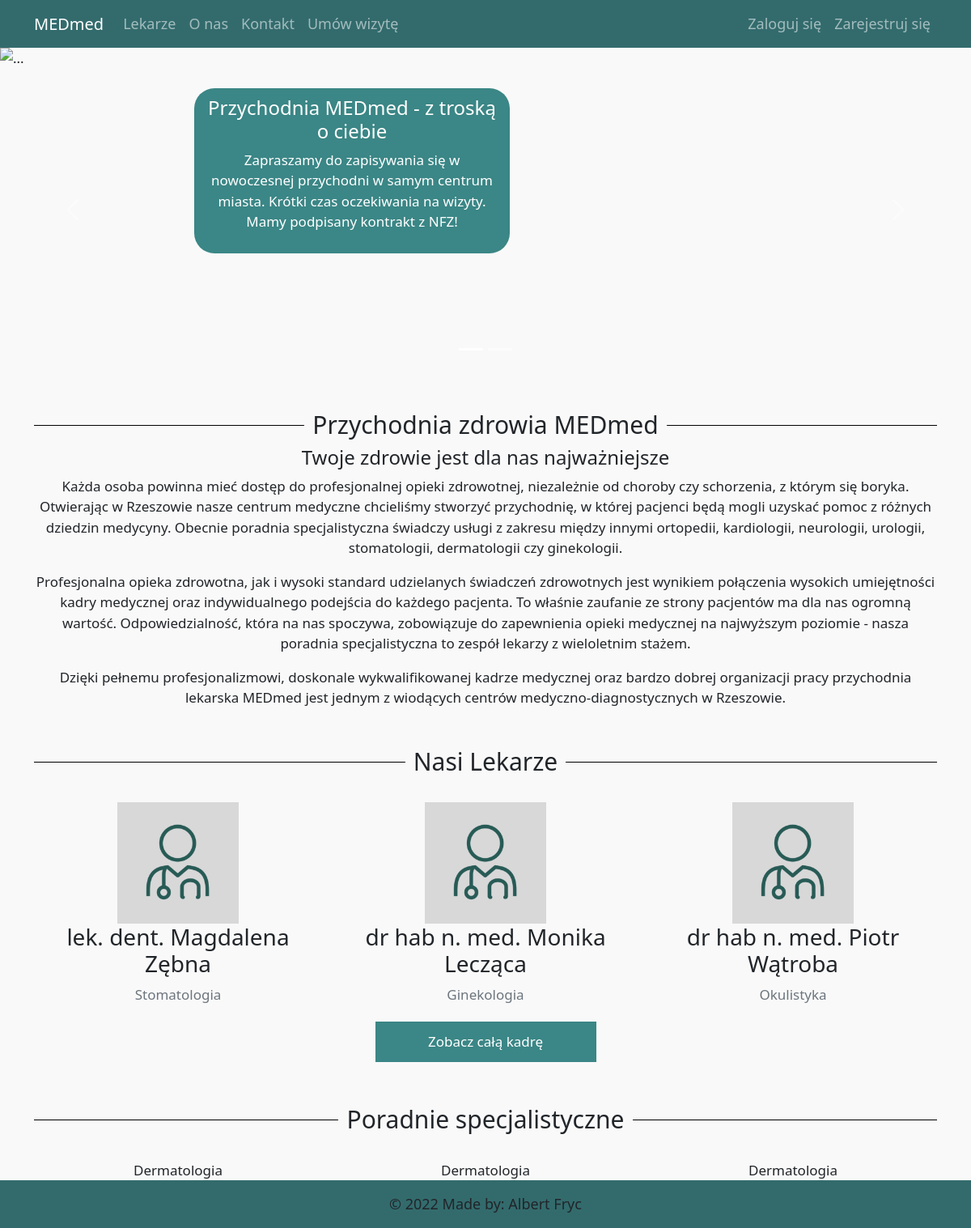
Before: / with the older database file.
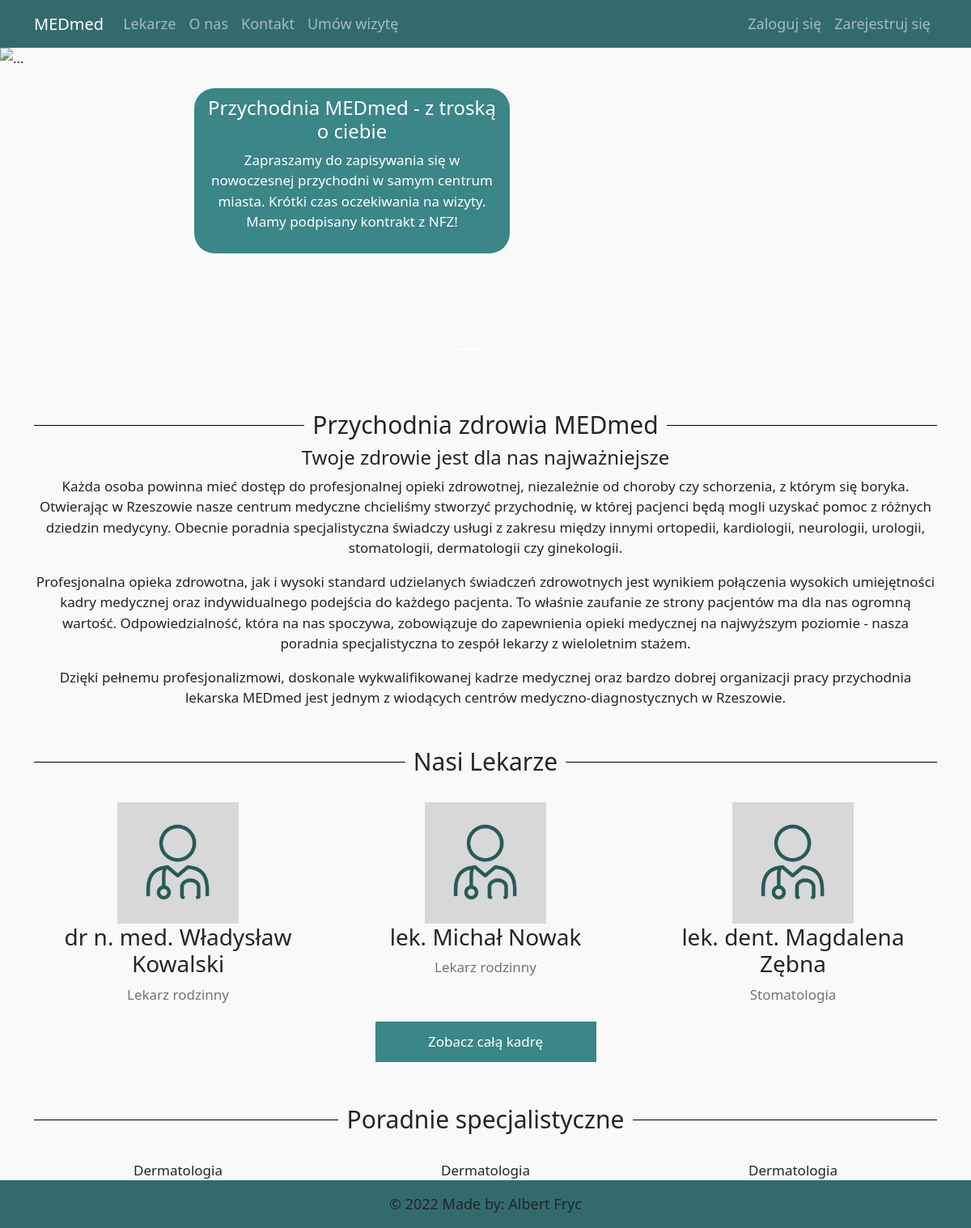
After: the same page with the newer database file.
### users/models.py (models this page shows, shortened)
class MyUser(AbstractUser):
    username = None
    type_choices = (
        ('M', 'Moderator'),
        ('L', 'Lekarz'),
        ('P', 'Pacjent')
    )
    user_type = models.CharField('Typ', max_length=1, choices=type_choices, default='P')
    email = models.EmailField(('Adres email'), unique=True)
    imie = models.CharField(('Imię'), max_length = 25, blank=True, null=True)
    nazwisko = models.CharField(('Nazwisko'), max_length = 50, blank=True, null=True)
    telefon = PhoneNumberField(('Telefon'), unique=True, blank=True, null=True)
    USERNAME_FIELD = 'email'
    REQUIRED_FIELDS = []

class Lekarze(MyUser):
    username = None
    image = models.ImageField(default='docdef.jpg', upload_to='konto_pics')
    specjalizacja = models.CharField(('Specjalizacja'), max_length=50, choices=SPECIALIZATION_CHOICES, blank=True, null=True)
    tytul = models.CharField(('Tytuł'), max_length=15, choices=TITLE_CHOICES, blank=True, null=True)
    USERNAME_FIELD = 'email'
    REQUIRED_FIELDS = []
    class Meta:
        ordering = ['specjalizacja', 'nazwisko']
        verbose_name_plural = 'Lekarze'

class MyUser(AbstractUser):
    username = None
    type_choices = (
        ('M', 'Moderator'),
        ('L', 'Lekarz'),
        ('P', 'Pacjent')
    )
    user_type = models.CharField('Typ', max_length=1, choices=type_choices, default='P')
    email = models.EmailField(('Adres email'), unique=True)
    imie = models.CharField(('Imię'), max_length = 25, blank=True, null=True)
    nazwisko = models.CharField(('Nazwisko'), max_length = 50, blank=True, null=True)
    telefon = PhoneNumberField(('Telefon'), unique=True, blank=True, null=True)
    USERNAME_FIELD = 'email'
    REQUIRED_FIELDS = []

### rezerwacje/views.py (the view)
# urls.py: 2. Add a URL to urlpatterns:  path('', views.home, name='home')
def home(request):
    context ={
        'lekarze': Lekarze.objects.all()[:3],
        "title" : "Strona Główna"
    }
    return render(request, 'rezerwacje/home.html', context)

### rezerwacje/templates/rezerwacje/home.html (shortened to what the changed rows need)
{% extends "rezerwacje/base.html" %}
{% load static %}
{% block content %}
<div id="tyt" ><h2 id="had"><span id="spad">Przychodnia zdrowia MEDmed</span></h2></div>
  <div id="tyt"><h2 id="had"><span id="spad">Nasi Lekarze</span></h2></div>
  <div class="row" style="margin-top: 2rem;">
    {% for post in lekarze %}
    <div class="col-12 col-sm-12 col-lg-6 col-xl-4" id="cntimg">
        <div class="col" id="cntimg">
            <div class="row">
                <div class="col">
            <img id="shw"  src="{{ post.image.url }}">
                </div>
                </div>
    <h3>{{ post.get_tytul_display }} {{ post.imie }} {{ post.nazwisko}}</h3>
    <p class="text-secondary">{{ post.get_specjalizacja_display }}</p>
    </div>
    </div>
    {% endfor %}
    </div>
<div id="tyt" style="margin-top: 3rem;"><h2 id="had"><span id="spad">Poradnie specjalistyczne</span></h2></div>
{% endblock content %}

Changed rows visible on the page:
no longer on this page (row unchanged): Lekarze: image (picture), tytul "dr hab n. med.", imie "Monika", nazwisko "Lecząca", specjalizacja "Ginekologia"
no longer on this page (row unchanged): Lekarze: image (picture), tytul "dr hab n. med.", imie "Piotr", nazwisko "Wątroba", specjalizacja "Okulistyka"
added Lekarze: image (picture), tytul "dr n. med.", imie "Władysław", nazwisko "Kowalski", specjalizacja "Lekarz rodzinny"
added Lekarze: image (picture), tytul "lek.", imie "Michał", nazwisko "Nowak", specjalizacja "Lekarz rodzinny"
